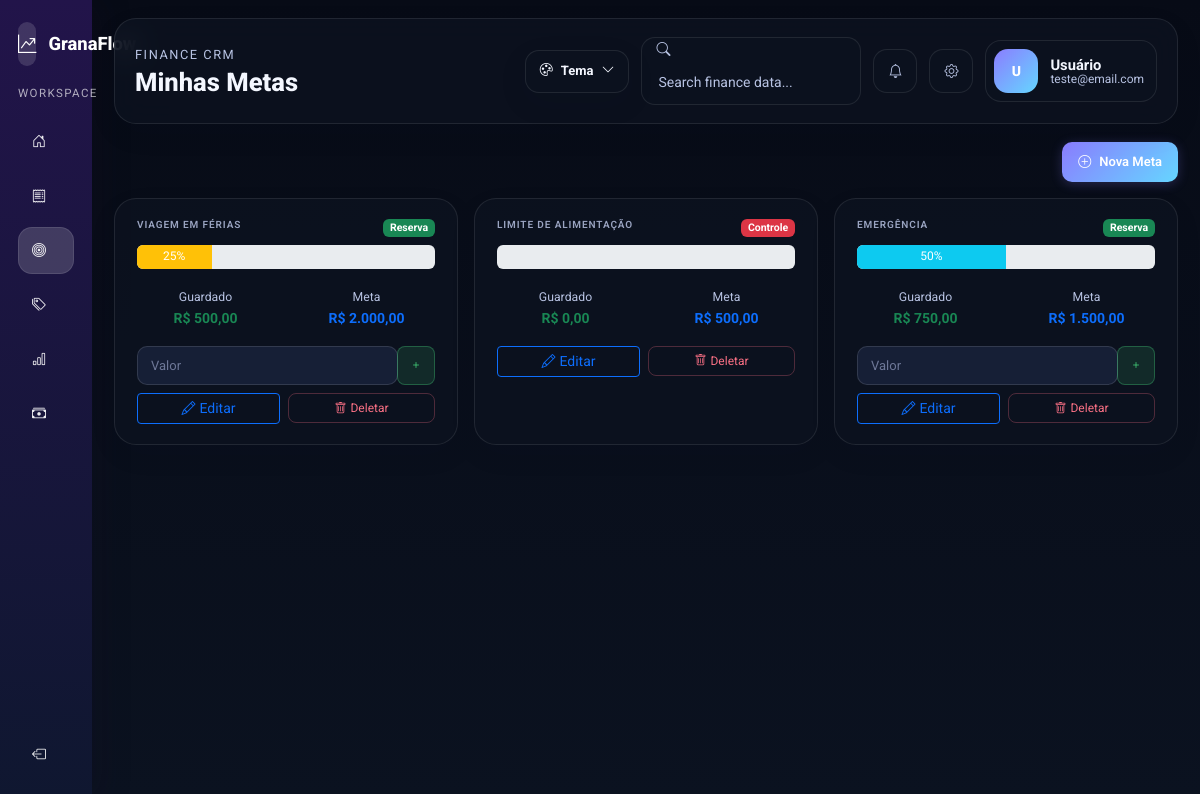
Screenshot of /public/metas (signed in) with the database file from the repository.
### tables this page shows
CREATE TABLE IF NOT EXISTS metas (
  id_meta INT AUTO_INCREMENT PRIMARY KEY,
  id_usuario INT NOT NULL,
  id_categoria INT NULL,
  nome_meta VARCHAR(50) NOT NULL,
  valor_limite DECIMAL(10,2) NOT NULL,
  valor_guardado DECIMAL(10,2) DEFAULT 0.00,
  tipo ENUM('gasto', 'reserva') DEFAULT 'gasto',
  data_inicio DATE,
  data_fim DATE,
  data_criacao DATETIME DEFAULT CURRENT_TIMESTAMP,
  FOREIGN KEY (id_usuario) REFERENCES usuarios(id_usuario) ON DELETE CASCADE,
  FOREIGN KEY (id_categoria) REFERENCES categorias(id_categoria) ON DELETE SET NULL
);

### app/Core/Controller.php (called while the page is built, shortened)
<?php
class Controller
{
    public function model($model)
    {
        $file = dirname(__DIR__) . '/Models/' . $model . '.php';
        return new $modelClass();
    }
    public function view($view, $data = [])
    {
        extract($data);
        require_once dirname(__DIR__) . '/Views/' . $view . '.php';
    }
}

### app/Controllers/MetasController.php (called while the page is built, shortened)
<?php
class MetasController extends Controller
{
    public function index()
    {
        $id_usuario = $_SESSION['id_usuario'];
        $metaModel = $this->model('Meta');
        $metas = $metaModel->getMetas($id_usuario);
        $data = [
            'metas' => $metas,
            'csrf_token' => $this->gerarTokenCSRF(),
        ];
        $this->view('metas/index', $data);
    }
}

### app/Core/App.php (called while the page is built, shortened)
<?php
class App
{
    protected $method     = 'login';
    public function __construct()
    {
        $url = $this->parseUrl();
        $controllerNome    = ucfirst(strtolower($url[0])) . 'Controller';
        $this->controller = $controllerNome;
        unset($url[0]);
        $url = array_values($url);
        $controllerObj   = new $controllerClass();
        if (!empty($url[0]) && method_exists($controllerObj, $url[0])) {
            $this->method = $url[0];
            unset($url[0]);
            $url = array_values($url);
        } else {
            $defaults = [
                'AuthController'      => 'login',
                'DashboardController' => 'index',
                'GastosController'    => 'index',
                'MetasController'     => 'index',
            ];
            $this->method = $defaults[$this->controller] ?? 'index';
        }
        $this->params = $url;
        call_user_func_array([$controllerObj, $this->method], $this->params);
    }
    protected function parseUrl()
    {
        if (isset($_GET['url'])) {
            return array_values(explode(
                '/',
                filter_var(rtrim($_GET['url'], '/'), FILTER_SANITIZE_URL)
            ));
        }
        return [];
    }
}

### public/index.php (called while the page is built)
<?php
require_once dirname(__DIR__) . '/app/init.php';
require_once dirname(__DIR__) . '/app/Core/App.php';
new \App\Core\App();

### app/init.php (called while the page is built, shortened)
<?php
spl_autoload_register(function ($class) {
    if (strpos($class, 'App\\') === 0) {
        $relative = substr($class, 4);
        $relative = str_replace('\\', '/', $relative);
        $file = dirname(__DIR__) . '/app/' . $relative . '.php';
    }
});

### app/Core/Model.php (called while the page is built, shortened)
<?php
class Model
{
    public function __construct()
    {
        $host   = "localhost";
        $usuario = "root";
        $senha  = "";
        $banco  = "granaflow";
        $porta  = 3308;
        $this->db = new mysqli($host, $usuario, $senha, $banco, $porta);
    }
}

### app/Models/Meta.php (called while the page is built, shortened)
<?php
class Meta extends Model
{
    public function getMetas($id_usuario)
    {
        $stmt = $this->db->prepare("SELECT * FROM metas WHERE id_usuario = ? ORDER BY data_criacao DESC");
        $stmt->bind_param("i", $id_usuario);
        $stmt->execute();
        return $stmt->get_result()->fetch_all(MYSQLI_ASSOC);
    }
}

### app/Views/metas/index.php (the view, shortened to what this page needs)
<?php
require_once dirname(__DIR__) . '/partials/shell_top.php';
?>
<div class="d-flex justify-content-end mb-3">
    <a href="<?= BASE_URL ?>metas/novo" class="btn btn-primary btn-acao">
        <i class="bi bi-plus-circle me-2"></i>Nova Meta
    </a>
</div>
<?php if (empty($metas)): ?>
    <div class="alert alert-info text-center">
        <i class="bi bi-info-circle me-2"></i>Você ainda não criou nenhuma meta.
    </div>
<?php else: ?>
    <div class="row g-3">
        <?php foreach ($metas as $meta):
            $percentual = $meta['valor_limite'] > 0 ? ($meta['valor_guardado'] / $meta['valor_limite'] * 100) : 0;
            $cor_progresso = $percentual >= 100 ? 'success' : ($percentual >= 50 ? 'info' : 'warning');
            $tipo_badge = $meta['tipo'] === 'gasto' ? 'danger' : 'success';
        ?>
            <div class="col-md-6 col-lg-4">
                <div class="card card-resumo h-100">
                    <div class="card-body">
                        <div class="d-flex justify-content-between align-items-start mb-2">
                            <h6 class="card-title"><?= htmlspecialchars($meta['nome_meta']) ?></h6>
                            <span class="badge bg-<?= $tipo_badge ?>"><?= $meta['tipo'] === 'gasto' ? 'Controle' : 'Reserva' ?></span>
                        </div>
                        <div class="mb-3">
                            <div class="progress" style="height: 24px;">
                                <div class="progress-bar bg-<?= $cor_progresso ?>" role="progressbar" style="width: <?= min(100, $percentual) ?>%;">
                                    <?= number_format($percentual, 0) ?>%
                                </div>
                            </div>
                        </div>
                        <div class="row text-center mb-3">
                            <div class="col-6">
                                <small class="page-subtitle">Guardado</small>
                                <div class="fw-bold text-success">R$ <?= number_format($meta['valor_guardado'], 2, ',', '.') ?></div>
                            </div>
                            <div class="col-6">
                                <small class="page-subtitle">Meta</small>
                                <div class="fw-bold text-primary">R$ <?= number_format($meta['valor_limite'], 2, ',', '.') ?></div>
                            </div>
                        </div>
                        <?php if ($meta['tipo'] === 'reserva'): ?>
                            <form method="POST" action="<?= BASE_URL ?>metas/guardar/<?= $meta['id_meta'] ?>" class="mb-2">
                                <div class="input-group input-group-sm mb-2">
                                    <input type="number" name="valor" class="form-control" step="0.01" min="0.01" placeholder="Valor" required>
                                    <button type="submit" class="btn btn-sm btn-success">
                                        <i class="bi bi-plus"></i>
                                    </button>
                                </div>
                            </form>
                        <?php endif; ?>
                        <div class="d-flex gap-2">
                            <a href="<?= BASE_URL ?>metas/editar/<?= $meta['id_meta'] ?>" class="btn btn-sm btn-outline-primary flex-grow-1">
                                <i class="bi bi-pencil me-1"></i>Editar
                            </a>
                            <form method="POST" action="<?= BASE_URL ?>metas/deletar/<?= $meta['id_meta'] ?>" style="display:inline; flex-grow:1;" onsubmit="return confirm('Deseja deletar esta meta?');">
                                <button type="submit" class="btn btn-sm btn-outline-danger w-100">
                                    <i class="bi bi-trash me-1"></i>Deletar
                                </button>
                            </form>
                        </div>
                    </div>
                </div>
            </div>
        <?php endforeach; ?>
    </div>
<?php endif; ?>
<?php require_once dirname(__DIR__) . '/partials/shell_bottom.php'; ?>

### rows the page displays
metas: nome_meta "VIAGEM EM FÉRIAS", tipo "Reserva", percentual "25", valor_guardado "500,00", valor_limite "2.000,00"
metas: nome_meta "LIMITE DE ALIMENTAÇÃO", tipo "Controle", valor_guardado "0,00", valor_limite "500,00"
metas: nome_meta "EMERGÊNCIA", tipo "Reserva", percentual "50", valor_guardado "750,00", valor_limite "1.500,00"

### other values shown
$pageKicker "FINANCE CRM"
$pageHeading "Minhas Metas"
substr($userName, 0, 1) "U"
$userName "Usuário"
$userEmail "teste@email.com"
